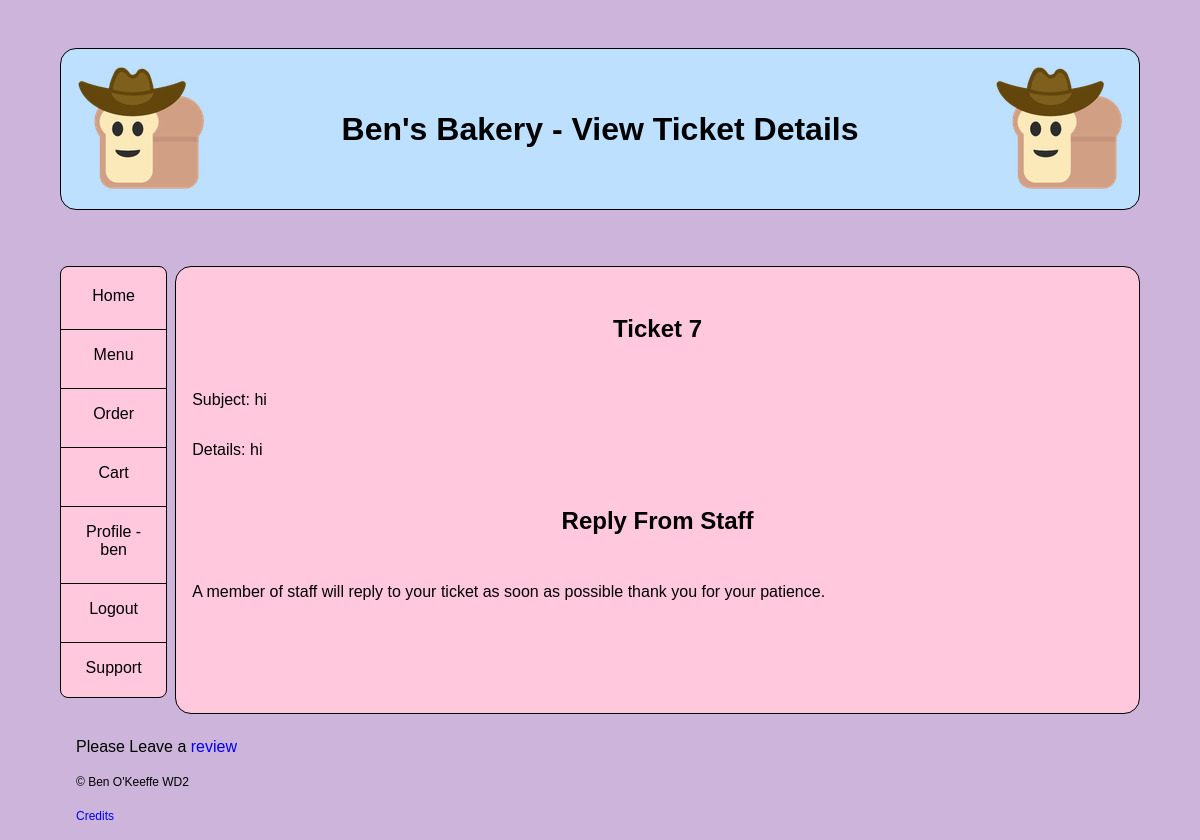
The app's page /view-ticket-details/7 (signed in), older data.
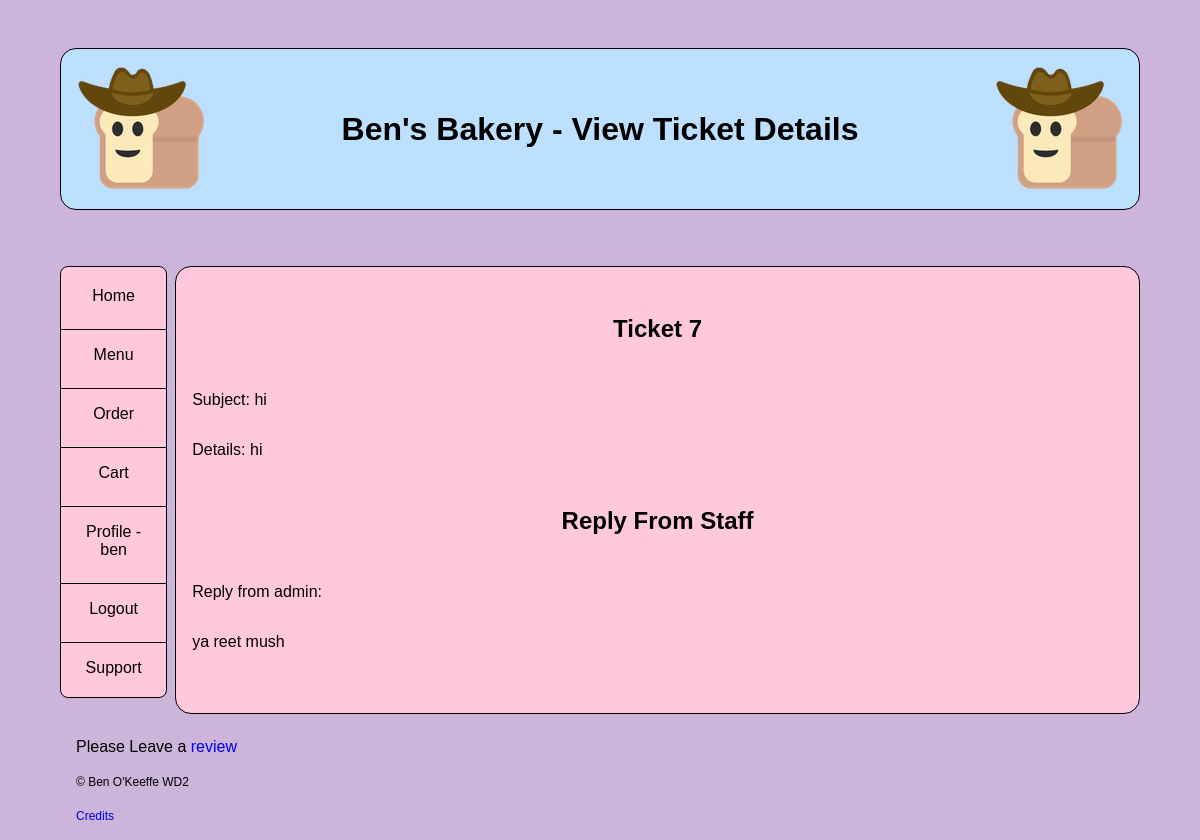
The same page, newer data.
### tables this page shows
CREATE TABLE support(
    ticket_num INTEGER PRIMARY KEY AUTOINCREMENT,
    user_id TEXT NOT NULL,
    ticket_datetime DATETIME NOT NULL,
    subject TEXT NOT NULL,
    message TEXT NOT NULL,
    admin_user_id TEXT DEFAULT '',
    reply_datetime DATETIME DEFAULT '',
    reply TEXT DEFAULT ''
    );

### app.py (the view, shortened to what this page needs)
@app.route('/view-ticket-details/<ticket_id>', methods = ['GET', 'POST'])
@login_required #you have to refresh the page after submitting a reply to a support ticket to see the reply has been sent
def view_ticket_details(ticket_id):
    ticket_id = int(ticket_id)
    form = None
    db = get_db()
    details = db.execute('''SELECT * FROM support WHERE ticket_num = ?''',(ticket_id,)).fetchone()
    if g.user != details['user_id'] and g.is_admin is None:
        return redirect(url_for('restricted'))
    return render_template('view_ticket_details.html', title = 'View Ticket Details', ticket_num = ticket_id, details = details, form = form)

### app.py (called while the page is built)
@app.before_request
def load_logged_in_user():
    g.user = session.get('user_id',None)
    g.is_admin = session.get('is_admin',None)

def login_required(view):
    @wraps(view)
    def wrapped_view(*args, **kwargs):
        if g.user is None:
            return redirect(url_for('login', next = request.url))
        return view(*args, **kwargs)
    return wrapped_view

### database.py (called while the page is built)
def get_db():
    if 'db' not in g:
        g.db = sqlite3.connect(DATABASE,
                               detect_types=sqlite3.PARSE_DECLTYPES)
        g.db.row_factory = sqlite3.Row
    return g.db

### templates/view_ticket_details.html (shortened to what this page needs)
{% extends "base.html" %}
{% block main_content %}
<h2>Ticket {{ticket_num}}</h2>
<p>Subject: {{details['subject']}}</p>
<p>Details: {{details['message']}}</p>
<h2>Reply From Staff</h2>
{% if details['admin_user_id'] %}
<p>Reply from {{details['admin_user_id']}}:</p>
<p>{{details['reply']}}</p>
{%else%}
    {% if g.is_admin %}
        <form action="" method="POST" novalidate>
            {{ form.hidden_tag() }}
            {{form.reply.label}}
            {{form.reply()}}
            {% for error in form.reply.errors %}
                {{error}}
            {%endfor%}
            <br>
            {{ form.submit() }}
        </form>
        {{message}}
    {%else%}
        <p>A member of staff will reply to your ticket as soon as possible thank you for your patience.</p>
    {% endif %}
{% endif %}
{%endblock%}

### templates/base.html (shortened to what this page needs)
<!DOCTYPE html>
<html lang="en">
<head>
    <link rel="stylesheet" href="{{url_for('static', filename='styles.css')}}">
</head>
<body>
    <header>
        <img src="{{url_for('static', filename='cowboybread.png')}}" alt="logo">
        <h1>Ben's Bakery - {{title}}
        </h1>
        <img src="{{url_for('static', filename='cowboybread.png')}}" alt="logo">
    </header>
    <nav>
        <a href="{{url_for('index')}}">Home</a>
        <a href="{{url_for('menu')}}">Menu</a>
            {% if g.is_admin %}
                <a href="{{url_for('admin_tools')}}">Current Orders</a>
                <a href="{{url_for('update_stock')}}">Update Stock</a>
                <a href="{{url_for('update_menu')}}">Update Menu</a>
                <a href="{{url_for('financials')}}">View Financials</a>
                <a href="{{url_for('admin_view_tickets')}}">View Support Tickets</a>
                <a href="{{url_for('view_staff')}}">View Staff</a>
                <a href="{{url_for('view_reviews')}}">View Reviews</a>
                <a href="{{url_for('addApiClient')}}">Add Api Clients</a>
                <a href="{{url_for('logout')}}">Logout</a>
            {% else %}
                {% if g.user %}
                <a href="{{url_for('add_to_cart')}}">Order</a>
                <a href="{{url_for('cart')}}">Cart</a>
                <a href="{{url_for('view_profile')}}">Profile - {{g.user}}</a>
                <a href="{{url_for('logout')}}">Logout</a>
                <a href="{{url_for('support')}}">Support</a>
                {%else%}
                <a href="{{url_for('register')}}">Register</a>
                <a href="{{url_for('login')}}">Login</a>
                {%endif%}
            {% endif %}
    </nav>
    <main>
        {% block main_content %}
        {% endblock %}
    </main>
    <footer>
        <p>
           Please Leave a <a href="{{url_for('send_review')}}">review</a>
        </p>
        <p>
            <small>&copy; Ben O'Keeffe WD2</small>
        </p>
        <p>
            <small><a href="{{url_for('credits')}}">Credits</a></small>
        </p>
    </footer>
</body>
</html>

Row changes from the older to the newer data that the page shows:
changed support "ben": admin_user_id (not shown) → "admin"; reply (not shown) → "ya reet mush"
Text that changed along with them:
text no longer shown: "A member of staff will reply to your ticket as soon as possible thank you for your patience."
text now shown: "Reply from :"
